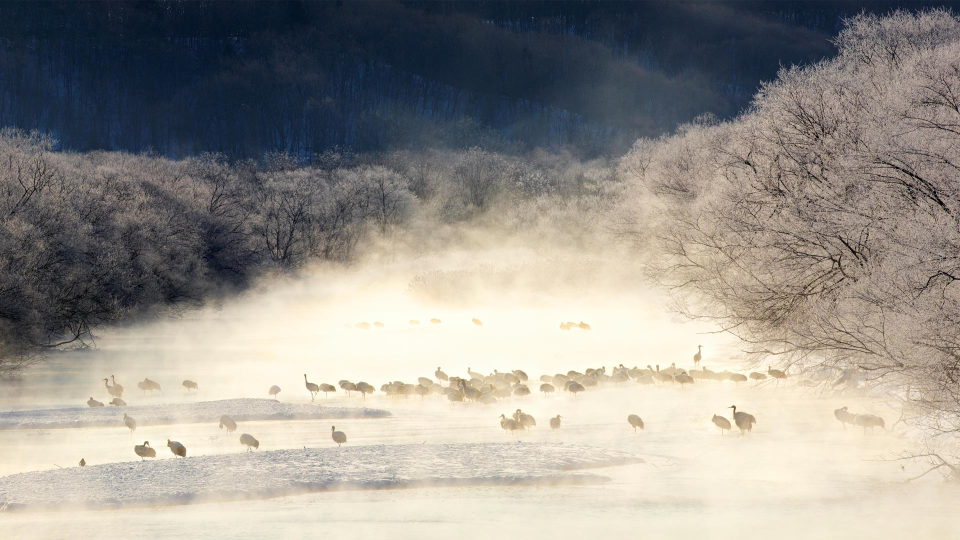
#> input picture frontend/src/assets/20200216-TaikanCrane.jpg, 1920 x 1080 px, given as the content of the folder ./dataset/Paprika/style, which was not available (shown at 1/2 size)
$ python edge_smooth.py   (older library calls are emulated)
#> lines starting #> are read from the running program, lines starting #| are printed output that depends on the picture; after the words box and inside, x2 and y2 are one past the last pixel; in counts of white or black regions, pixels touching at a corner belong together; pictures that were not available may be replaced by others from this repository, and a replacement may not be noted
### anime_style/src/core/utils.py
import tensorflow as tf
from tensorflow.contrib import slim
import os, cv2
import numpy as np


# [24 lines left out: functions load_test_data, preprocessing, not called in this run]


def save_images(images, image_path):
    # return imsave(inverse_transform(images), size, image_path)
    return imsave(inverse_transform(images.squeeze()).astype(np.uint8),  image_path)

def inverse_transform(images):
    return (images+1.) / 2 * 255


def imsave(images, path):
    # return misc.imsave(path, images)
    return cv2.imwrite(path, cv2.cvtColor(images, cv2.COLOR_BGR2RGB))

crop_image = lambda img, x0, y0, w, h: img[y0:y0+h, x0:x0+w]

# [30 lines left out: functions random_crop, show_all_variables, not called in this run]

def check_folder(log_dir):
    if not os.path.exists(log_dir):
        os.makedirs(log_dir)
    return log_dir

def str2bool(x):
    return x.lower() in ('true')

### anime_style/src/core/edge_smooth.py
# The edge_smooth.py is from taki0112/CartoonGAN-Tensorflow https://github.com/taki0112/CartoonGAN-Tensorflow#2-do-edge_smooth
from core.utils import check_folder
import numpy as np
import cv2, os, argparse
from glob import glob
from tqdm import tqdm

def parse_args():
    desc = "Edge smoothed"
    parser = argparse.ArgumentParser(description=desc)
    parser.add_argument('--dataset', type=str, default='Paprika', help='dataset_name')
    parser.add_argument('--img_size', type=int, default=256, help='The size of image')

    return parser.parse_args()

def make_edge_smooth(dataset_name, img_size) :
#> called with dataset_name = 'Paprika', img_size = 256
    check_folder('./dataset/{}/{}'.format(dataset_name, 'smooth'))

    file_list = glob('./dataset/{}/{}/*.*'.format(dataset_name, 'style'))
    save_dir = './dataset/{}/smooth'.format(dataset_name)

    kernel_size = 5
    kernel = np.ones((kernel_size, kernel_size), np.uint8)
    gauss = cv2.getGaussianKernel(kernel_size, 0)
    gauss = gauss * gauss.transpose(1, 0)

    for f in tqdm(file_list) :
        file_name = os.path.basename(f)

        bgr_img = cv2.imread(f)
#> bgr_img is the input picture: shape (1080, 1920, 3); mean B, G, R 140.9, 147.6, 151.7
        gray_img = cv2.imread(f, 0)
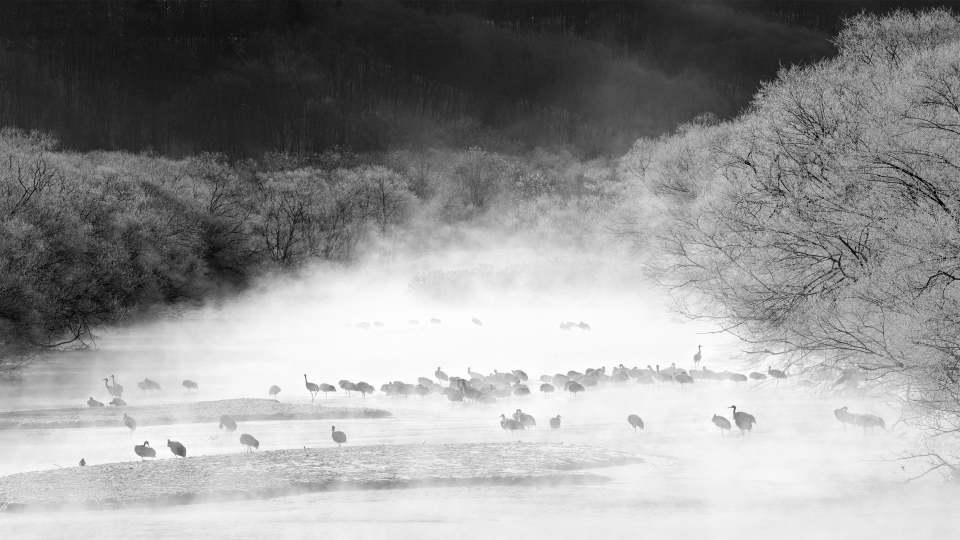
#> gray_img: shape (1080, 1920) (shown at 1/2 size); min 0, max 255, mean 148

        bgr_img = cv2.resize(bgr_img, (img_size, img_size))
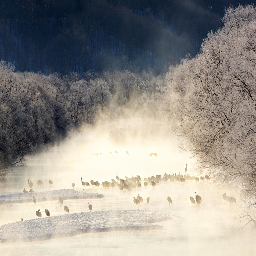
#> bgr_img: shape (256, 256, 3); mean B, G, R 140.8, 147.4, 151.5
        pad_img = np.pad(bgr_img, ((2, 2), (2, 2), (0, 0)), mode='reflect')
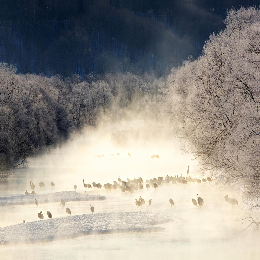
#> pad_img: shape (260, 260, 3); mean B, G, R 140.3, 146.9, 150.9
        gray_img = cv2.resize(gray_img, (img_size, img_size))
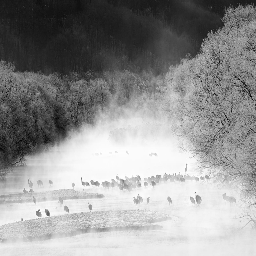
#> gray_img: shape (256, 256); min 3, max 255, mean 147.9

        edges = cv2.Canny(gray_img, 100, 200)
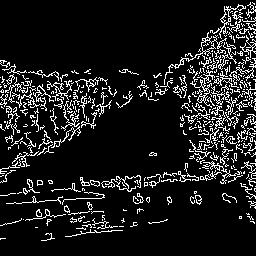
#> edges: shape (256, 256); 11.2% white in thin lines or dots
        dilation = cv2.dilate(edges, kernel)
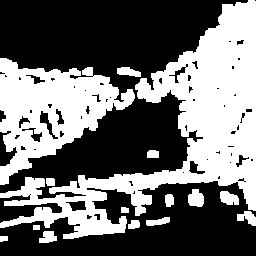
#> dilation: shape (256, 256); 42.9% white; 15 white regions, largest, box (x1, y1, x2, y2) and area: (0, 0, 256, 239) 18165, (0, 58, 135, 185) 8383, (188, 189, 204, 207) 226

        gauss_img = np.copy(bgr_img)
        idx = np.where(dilation != 0)
#> idx = 28087 positions, rows 0 to 242, columns 0 to 255
        for i in range(np.sum(dilation != 0)):
            gauss_img[idx[0][i], idx[1][i], 0] = np.sum(
                np.multiply(pad_img[idx[0][i]:idx[0][i] + kernel_size, idx[1][i]:idx[1][i] + kernel_size, 0], gauss))
            gauss_img[idx[0][i], idx[1][i], 1] = np.sum(
                np.multiply(pad_img[idx[0][i]:idx[0][i] + kernel_size, idx[1][i]:idx[1][i] + kernel_size, 1], gauss))
            gauss_img[idx[0][i], idx[1][i], 2] = np.sum(
                np.multiply(pad_img[idx[0][i]:idx[0][i] + kernel_size, idx[1][i]:idx[1][i] + kernel_size, 2], gauss))
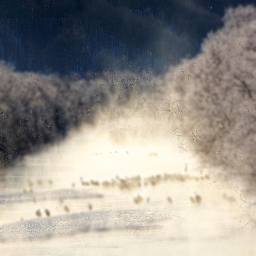
#> gauss_img: shape (256, 256, 3); mean B, G, R 140.6, 147.2, 151.3

        cv2.imwrite(os.path.join(save_dir, file_name), gauss_img)

"""main"""
def main():
    # parse arguments
    args = parse_args()
    if args is None:
        exit()

    make_edge_smooth(args.dataset, args.img_size)


if __name__ == '__main__':
    main()
